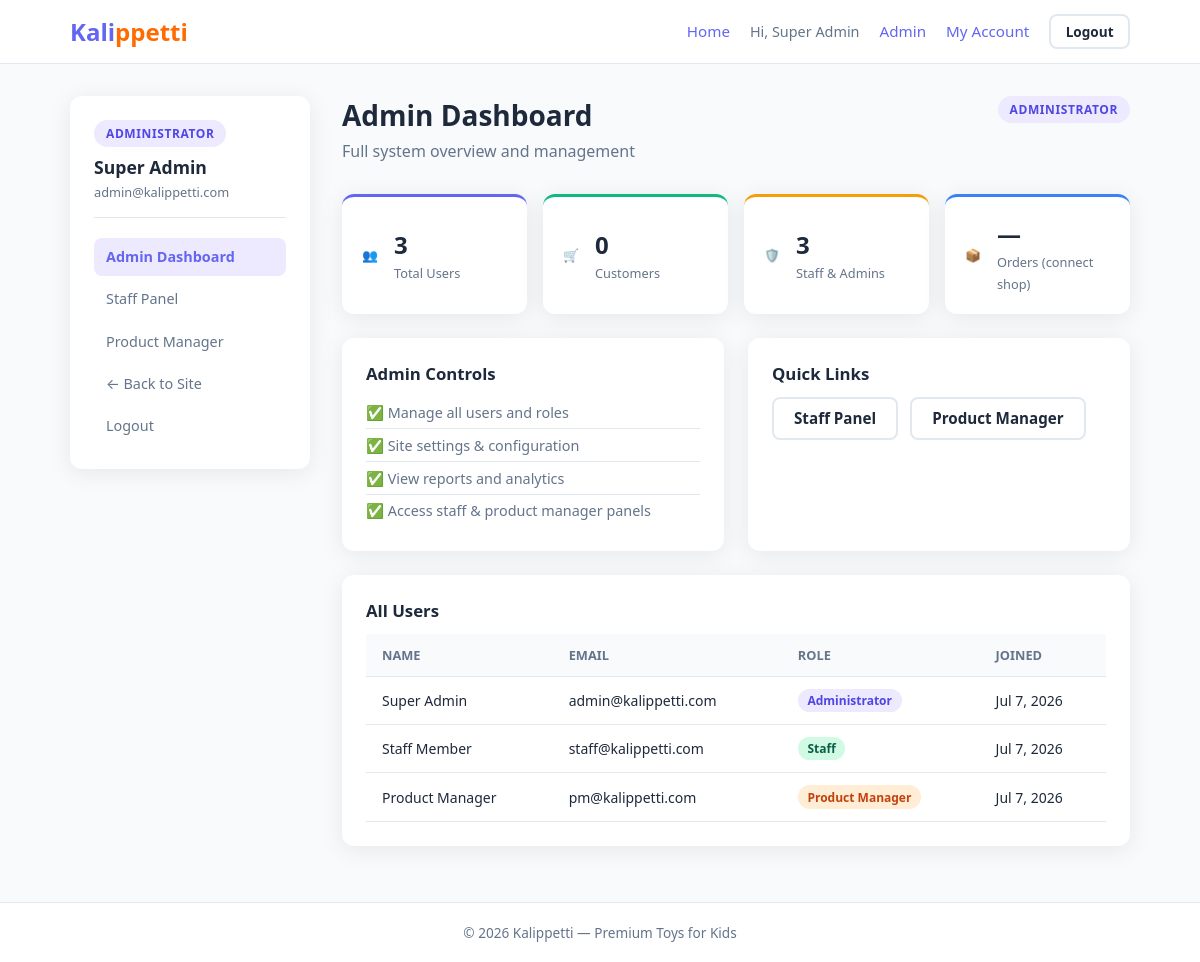
Page /admin/dashboard.php (signed in) on the committed database.
### tables this page shows
CREATE TABLE IF NOT EXISTS users (
  id            INT UNSIGNED AUTO_INCREMENT PRIMARY KEY,
  full_name     VARCHAR(100) NOT NULL,
  email         VARCHAR(150) NOT NULL UNIQUE,
  password      VARCHAR(255) NOT NULL,
  role          ENUM('user', 'admin', 'staff', 'product_manager') NOT NULL DEFAULT 'user',
  is_active     TINYINT(1) NOT NULL DEFAULT 1,
  created_at    TIMESTAMP DEFAULT CURRENT_TIMESTAMP,
  updated_at    TIMESTAMP DEFAULT CURRENT_TIMESTAMP ON UPDATE CURRENT_TIMESTAMP,
  INDEX idx_role (role),
  INDEX idx_email (email)
);

### includes/auth.php (called while the page is built, shortened)
<?php
function isLoggedIn(): bool
{
    return !empty($_SESSION['user_id']);
}
function currentUser(): ?array
{
    static $user = null;
    if ($user === null) {
        $stmt = getDB()->prepare('SELECT id, full_name, email, role, created_at FROM users WHERE id = ? AND is_active = 1');
        $stmt->execute([$_SESSION['user_id']]);
        $user = $stmt->fetch() ?: null;
    }
    return $user;
}
function hasRole(string ...$roles): bool
{
    $user = currentUser();
    return $user && in_array($user['role'], $roles, true);
}
function requireRole(string ...$roles): void
{
    if (!hasRole(...$roles)) {
        http_response_code(403);
        include __DIR__ . '/../403.php';
        exit;
    }
}
function e(?string $value): string
{
    return htmlspecialchars($value ?? '', ENT_QUOTES, 'UTF-8');
}

### config/database.php (called while the page is built, shortened)
<?php
function getDB(): PDO
{
    static $pdo = null;
    if ($pdo === null) {
        $dsn = 'mysql:host=' . DB_HOST . ';dbname=' . DB_NAME . ';charset=' . DB_CHARSET;
        $options = [
            PDO::ATTR_ERRMODE            => PDO::ERRMODE_EXCEPTION,
            PDO::ATTR_DEFAULT_FETCH_MODE => PDO::FETCH_ASSOC,
            PDO::ATTR_EMULATE_PREPARES   => false,
        ];
        $pdo = new PDO($dsn, DB_USER, DB_PASS, $options);
    }
    return $pdo;
}

### admin/dashboard.php (the view, shortened to what this page needs)
<?php
requireRole('admin');
$user = currentUser();
$db = getDB();
$totalUsers = (int) $db->query('SELECT COUNT(*) FROM users')->fetchColumn();
$totalStaff = (int) $db->query("SELECT COUNT(*) FROM users WHERE role IN ('admin','staff','product_manager')")->fetchColumn();
$totalCustomers = (int) $db->query("SELECT COUNT(*) FROM users WHERE role = 'user'")->fetchColumn();
$bodyClass = 'page-dashboard admin-theme';
include __DIR__ . '/../includes/header.php';
include __DIR__ . '/../includes/admin-sidebar.php';
?>
<section class="dashboard-main">
    <div class="dashboard-top">
        <div>
            <h1>Admin Dashboard</h1>
            <p class="dashboard-desc">Full system overview and management</p>
        </div>
        <span class="role-tag role-admin-tag">Administrator</span>
    </div>
    <div class="stats-grid">
        <div class="stat-card stat-primary">
            <span class="stat-icon">👥</span>
            <div><strong><?= $totalUsers ?></strong><span>Total Users</span></div>
        </div>
        <div class="stat-card stat-success">
            <span class="stat-icon">🛒</span>
            <div><strong><?= $totalCustomers ?></strong><span>Customers</span></div>
        </div>
        <div class="stat-card stat-warning">
            <span class="stat-icon">🛡️</span>
            <div><strong><?= $totalStaff ?></strong><span>Staff & Admins</span></div>
        </div>
        <div class="stat-card stat-info">
            <span class="stat-icon">📦</span>
            <div><strong>—</strong><span>Orders (connect shop)</span></div>
        </div>
    </div>
    <div class="panel-grid">
        <div class="panel">
            <h3>Admin Controls</h3>
            <ul class="action-list">
                <li>✅ Manage all users and roles</li>
                <li>✅ Site settings & configuration</li>
                <li>✅ View reports and analytics</li>
                <li>✅ Access staff & product manager panels</li>
            </ul>
        </div>
        <div class="panel">
            <h3>Quick Links</h3>
            <div class="quick-links">
                <a href="<?= BASE_URL ?>/admin/staff-dashboard.php" class="btn btn-outline">Staff Panel</a>
                <a href="<?= BASE_URL ?>/admin/product-manager.php" class="btn btn-outline">Product Manager</a>
            </div>
        </div>
    </div>
    <div class="panel">
        <h3>All Users</h3>
        <div class="table-wrap">
            <table class="data-table">
                <thead>
                    <tr><th>Name</th><th>Email</th><th>Role</th><th>Joined</th></tr>
                </thead>
                <tbody>
                <?php
                $users = $db->query('SELECT full_name, email, role, created_at FROM users ORDER BY created_at DESC LIMIT 20')->fetchAll();
                foreach ($users as $u):
                ?>
                    <tr>
                        <td><?= e($u['full_name']) ?></td>
                        <td><?= e($u['email']) ?></td>
                        <td><span class="role-pill role-<?= e(str_replace('_', '-', $u['role'])) ?>"><?= e(ROLE_LABELS[$u['role']] ?? $u['role']) ?></span></td>
                        <td><?= e(date('M j, Y', strtotime($u['created_at']))) ?></td>
                    </tr>
                <?php endforeach; ?>
                </tbody>
            </table>
        </div>
    </div>
</section>
</div>
<?php include __DIR__ . '/../includes/footer.php'; ?>

### includes/header.php (shortened to what this page needs)
<!DOCTYPE html>
<html lang="en">
<head>
    <link rel="stylesheet" href="<?= BASE_URL ?>/assets/css/style.css">
</head>
<body class="<?= e($bodyClass ?? '') ?>">
    <nav class="navbar">
        <div class="container nav-inner">
            <a href="<?= BASE_URL ?>/index.php" class="logo">
                <span class="logo-kali">Kali</span><span class="logo-ppetti">ppetti</span>
            </a>
            <div class="nav-links">
                <a href="<?= BASE_URL ?>/index.php">Home</a>
                <?php if (isLoggedIn()): ?>
                    <?php $u = currentUser(); ?>
                    <span class="nav-user">Hi, <?= e($u['full_name'] ?? 'User') ?></span>
                    <?php if (hasRole('admin', 'staff', 'product_manager')): ?>
                        <a href="<?= BASE_URL ?>/admin/">Admin</a>
                    <?php endif; ?>
                    <a href="<?= BASE_URL ?>/user/dashboard.php">My Account</a>
                    <a href="<?= BASE_URL ?>/logout.php" class="btn btn-outline btn-sm">Logout</a>
                <?php else: ?>
                    <a href="<?= BASE_URL ?>/login.php">Login</a>
                    <a href="<?= BASE_URL ?>/register.php" class="btn btn-primary btn-sm">Register</a>
                <?php endif; ?>
            </div>
        </div>
    </nav>
    <main class="main-content">

### includes/admin-sidebar.php
<?php
$user = currentUser();
$role = $user['role'] ?? 'user';
?>
<div class="container dashboard">
    <aside class="sidebar admin-sidebar">
        <div class="sidebar-header">
            <span class="role-tag role-<?= e(str_replace('_', '-', $role)) ?>-tag"><?= e(ROLE_LABELS[$role] ?? $role) ?></span>
            <h2><?= e($user['full_name']) ?></h2>
            <p><?= e($user['email']) ?></p>
        </div>
        <nav class="sidebar-nav">
            <?php if (hasRole('admin')): ?>
                <a href="<?= BASE_URL ?>/admin/dashboard.php" class="<?= str_contains($_SERVER['PHP_SELF'], 'dashboard.php') && !str_contains($_SERVER['PHP_SELF'], 'staff') ? 'active' : '' ?>">Admin Dashboard</a>
            <?php endif; ?>
            <?php if (hasRole('admin', 'staff')): ?>
                <a href="<?= BASE_URL ?>/admin/staff-dashboard.php" class="<?= str_contains($_SERVER['PHP_SELF'], 'staff-dashboard') ? 'active' : '' ?>">Staff Panel</a>
            <?php endif; ?>
            <?php if (hasRole('admin', 'product_manager')): ?>
                <a href="<?= BASE_URL ?>/admin/product-manager.php" class="<?= str_contains($_SERVER['PHP_SELF'], 'product-manager') ? 'active' : '' ?>">Product Manager</a>
            <?php endif; ?>
            <a href="<?= BASE_URL ?>/">← Back to Site</a>
            <a href="<?= BASE_URL ?>/logout.php">Logout</a>
        </nav>
    </aside>

### includes/footer.php (shortened to what this page needs)
    </main>
    <footer class="footer">
        <div class="container">
            <p>&copy; <?= date('Y') ?> <?= APP_NAME ?> — Premium Toys for Kids</p>
        </div>
    </footer>
</body>
</html>

### rows in the picture
users: full_name "Super Admin", role "ADMINISTRATOR", email "admin@kalippetti.com", role "Administrator", created_at "Jul 7, 2026"
users: full_name "Staff Member", email "staff@kalippetti.com", role "Staff", created_at "Jul 7, 2026"
users: full_name "Product Manager", email "pm@kalippetti.com", role "Product Manager", created_at "Jul 7, 2026"

### other values in the picture
$totalUsers "3"
$totalCustomers "0"
$totalStaff "3"
APP_NAME "Kalippetti"
